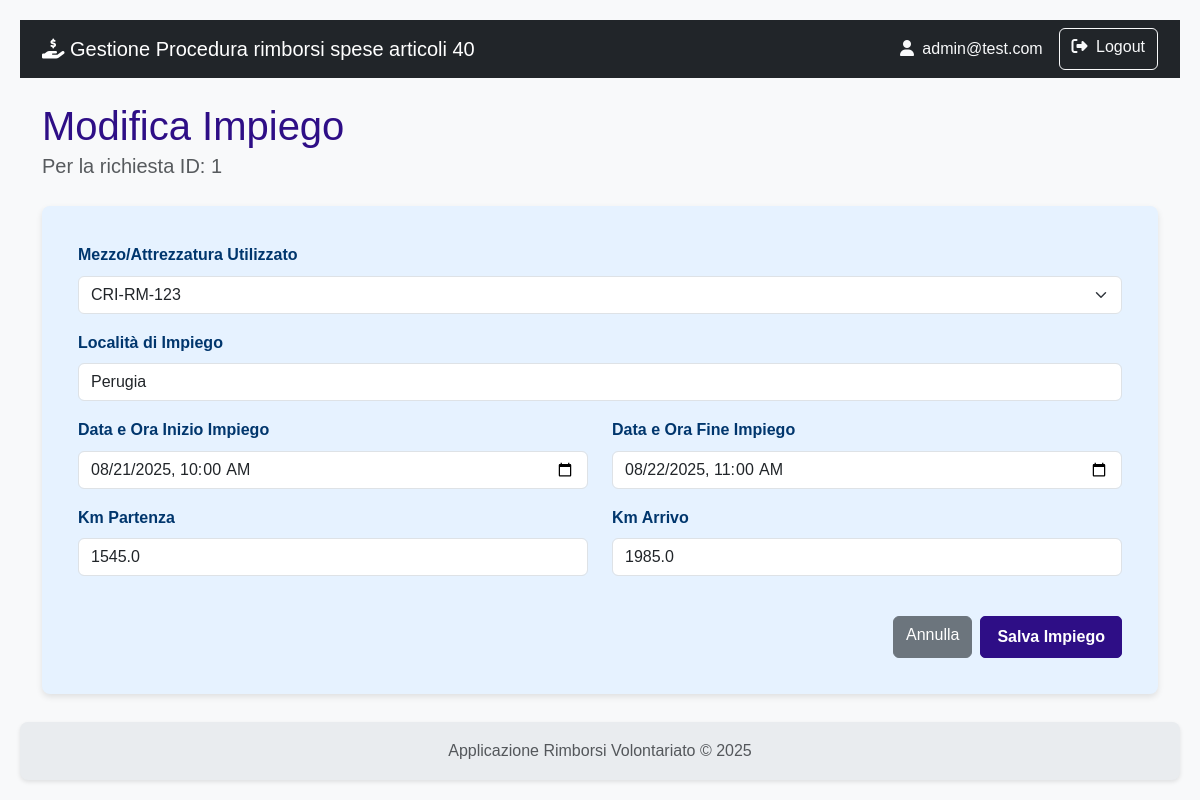
/richiesta/1/impieghi/1/modifica (signed in), run on the app's committed database.
### rimborsi/models.py (models this page shows, shortened)
class User(db.Model, UserMixin):
    id = db.Column(db.Integer, primary_key=True)
    username = db.Column(db.String(80), nullable=False)
    email = db.Column(db.String(120), nullable=False)
    password_hash = db.Column(db.String(120), nullable=False)
    role = db.Column(db.String(20), nullable=False)
    organizzazioni = db.relationship('Organizzazione', secondary=associazione_utente_organizzazione, back_populates='utenti_compilatori')
    __table_args__ = (
        db.UniqueConstraint('username', name='uq_user_username'),
        db.UniqueConstraint('email', name='uq_user_email'),
    )

class Richiesta(db.Model):
    id = db.Column(db.Integer, primary_key=True)
    codice_uni = db.Column(db.String(25),  nullable=False)
    stato = db.Column(db.String(1), default='A', nullable=False)
    esito = db.Column(db.String(1))
    attivita_svolta = db.Column(db.Text)
    data_inizio_attivita = db.Column(db.Date)
    data_fine_attivita = db.Column(db.Date)
    numero_volontari_coinvolti = db.Column(db.Integer)
    data_creazione = db.Column(db.DateTime, default=datetime.utcnow)
    data_invio = db.Column(db.DateTime)
    protocollo_invio = db.Column(db.String(50), nullable=True)
    note_istruttoria = db.Column(db.Text, nullable=True)
    data_fine_istruttoria = db.Column(db.DateTime)
    protocollo_istruttoria = db.Column(db.String(50), nullable=True)
    evento_id = db.Column(db.Integer, db.ForeignKey('evento.id'), nullable=False)
    organizzazione_id = db.Column(db.Integer, db.ForeignKey('organizzazione.id'), nullable=False)
    impieghi = db.relationship('ImpiegoMezzoAttrezzatura', backref='richiesta', lazy=True, cascade="all, delete-orphan")
    spese = db.relationship('Spesa', backref='richiesta', lazy=True, cascade="all, delete-orphan")
    __table_args__ = (
        db.UniqueConstraint('protocollo_invio', name='uq_richiesta_protocollo_invio'),
        db.UniqueConstraint('protocollo_istruttoria', name='uq_richiesta_protocollo_istruttoria'),
        db.UniqueConstraint('codice_uni', name='uq_richiesta_codice_uni')
    )

class ImpiegoMezzoAttrezzatura(db.Model):
    id = db.Column(db.Integer, primary_key=True)
    localita_impiego = db.Column(db.String(200))
    data_ora_inizio_impiego = db.Column(db.DateTime)
    data_ora_fine_impiego = db.Column(db.DateTime)
    km_partenza = db.Column(db.Float)
    km_arrivo = db.Column(db.Float)
    richiesta_id = db.Column(db.Integer, db.ForeignKey('richiesta.id'), nullable=False)
    mezzo_attrezzatura_id = db.Column(db.Integer, db.ForeignKey('mezzo_attrezzatura.id'), nullable=False)
    spese = db.relationship('Spesa', backref='impiego', lazy='dynamic')

### rimborsi/richiesta/routes.py (the view, shortened to what this page needs)
@richiesta_bp.route('/<int:richiesta_id>/impieghi/<int:impiego_id>/modifica', methods=['GET', 'POST'])
@login_required
def modifica_impiego(richiesta_id, impiego_id):
    impiego = ImpiegoMezzoAttrezzatura.query.get_or_404(impiego_id)
    richiesta = Richiesta.query.get_or_404(richiesta_id)
    form = ImpiegoMezzoForm(obj=impiego, organizzazione_id=richiesta.organizzazione_id)
    return render_template('richiesta/crea_modifica_impiego.html',
                           form=form,
                           richiesta=richiesta,
                           titolo="Modifica Impiego",
                           impiego=impiego) # Passiamo anche l'impiego al template

### rimborsi/richiesta/forms.py
class ImpiegoMezzoForm(FlaskForm):
    mezzo_attrezzatura = QuerySelectField('Mezzo/Attrezzatura Utilizzato',
                                          get_label='targa_inventario',
                                          allow_blank=False,
                                          validators=[DataRequired("È obbligatorio selezionare un mezzo.")])
    localita_impiego = StringField('Località di Impiego', validators=[Optional(), Length(max=200)])
    data_ora_inizio_impiego = DateTimeField('Data e Ora Inizio Impiego', format='%Y-%m-%dT%H:%M', validators=[DataRequired()])
    data_ora_fine_impiego = DateTimeField('Data e Ora Fine Impiego', format='%Y-%m-%dT%H:%M', validators=[DataRequired()])
    km_partenza = FloatField('Km Partenza', validators=[Optional()])
    km_arrivo = FloatField('Km Arrivo', validators=[Optional()])
    submit = SubmitField('Salva Impiego')
    def __init__(self, organizzazione_id, *args, **kwargs):
        super(ImpiegoMezzoForm, self).__init__(*args, **kwargs)
        self.mezzo_attrezzatura.query = MezzoAttrezzatura.query.filter_by(
            organizzazione_id=organizzazione_id
        ).order_by(MezzoAttrezzatura.targa_inventario)

### rimborsi/templates/richiesta/crea_modifica_impiego.html (shortened to what this page needs)
{% extends 'base.html' %}
{% block content %}
    <div class="mb-4">
        <h1 class="mb-0">{{ titolo }}</h1>
        <p class="lead text-muted">Per la richiesta ID: {{ richiesta.id }}</p>
    </div>
    <div class="card shadow-sm">
        <div class="card-body">
            <form method="POST" action="" novalidate>
                <div class="mb-3">
                    {{ form.mezzo_attrezzatura.label(class="form-label fw-bold") }}
                    {{ form.mezzo_attrezzatura(class="form-select" + (" is-invalid" if form.mezzo_attrezzatura.errors else "")) }}
                </div>
                <div class="mb-3">
                    {{ form.localita_impiego.label(class="form-label fw-bold") }}
                    {{ form.localita_impiego(class="form-control" + (" is-invalid" if form.localita_impiego.errors else "")) }}
                </div>
                <div class="row">
                    <div class="col-md-6 mb-3">
                        {{ form.data_ora_inizio_impiego.label(class="form-label fw-bold") }}
                        {{ form.data_ora_inizio_impiego(class="form-control" + (" is-invalid" if form.data_ora_inizio_impiego.errors else ""), type="datetime-local") }}
                    </div>
                    <div class="col-md-6 mb-3">
                        {{ form.data_ora_fine_impiego.label(class="form-label fw-bold") }}
                        {{ form.data_ora_fine_impiego(class="form-control" + (" is-invalid" if form.data_ora_fine_impiego.errors else ""), type="datetime-local") }}
                    </div>
                </div>
                <div class="row">
                    <div class="col-md-6 mb-3">
                        {{ form.km_partenza.label(class="form-label fw-bold") }}
                        {{ form.km_partenza(class="form-control" + (" is-invalid" if form.km_partenza.errors else "")) }}
                    </div>
                    <div class="col-md-6 mb-3">
                        {{ form.km_arrivo.label(class="form-label fw-bold") }}
                        {{ form.km_arrivo(class="form-control" + (" is-invalid" if form.km_arrivo.errors else "")) }}
                    </div>
                </div>
                <div class="d-flex justify-content-end mt-4">
                    <a href="{{ url_for('richiesta.dettaglio_richiesta', richiesta_id=richiesta.id) }}" class="btn btn-secondary me-2">Annulla</a>
                    {{ form.submit(class="btn btn-primary") }}
                </div>
            </form>
        </div>
    </div>
{% endblock %}

### rimborsi/templates/base.html (shortened to what this page needs)
<!doctype html>
<html lang="it" class="h-100">
<head>
    <link href="https://cdn.jsdelivr.net/npm/bootstrap@5.3.3/dist/css/bootstrap.min.css" rel="stylesheet" xintegrity="sha384-QWTKZyjpPEjISv5WaRU9OFeRpok6YctnYmDr5pNlyT2bRjXh0JMhjY6hW+ALEwIH">
    <link rel="stylesheet" href="https://cdnjs.cloudflare.com/ajax/libs/font-awesome/6.5.2/css/all.min.css" xintegrity="sha512-SnH5WK+bZxgPHs44uWIX+LLJAJ9/2PkPKZ5QiAj6Ta86w+fsb2TkcmfRyVX3pBnMFcV7oQPJkl9QevSCWr3W6A==" />
    <link rel="stylesheet" href="{{ url_for('static', filename='css/styles.css') }}">
</head>
<body>
    <nav class="navbar navbar-expand-lg navbar-dark bg-dark">
        <div class="container">
            <a class="navbar-brand" href="{{ url_for('auth.index') }}">
                <i class="fas fa-hand-holding-dollar"></i>
                Gestione Procedura rimborsi spese articoli 40
            </a>
            <div class="collapse navbar-collapse" id="navbarNav">
                <div class="d-flex ms-auto">
                    {% if current_user.is_authenticated %}
                        <span class="navbar-text me-3 text-light">
                            <i class="fas fa-user me-1"></i> {{ current_user.email }}
                        </span>
                        <a href="{{ url_for('auth.logout') }}" class="btn btn-outline-light">
                            <i class="fas fa-sign-out-alt me-1"></i> Logout
                        </a>
                    {% else %}
                        <a href="{{ url_for('auth.registrati') }}" class="btn btn-outline-light me-2">Registrati</a>
                        <a href="{{ url_for('auth.login') }}" class="btn btn-outline-light">Login</a>
                    {% endif %}
                </div>
            </div>
        </div>
    </nav>
    <main class="container my-4">
        {% block content %}{% endblock %}
    </main>
    <footer class="footer mt-auto py-3">
        <div class="container text-center">
            <span class="text-muted">Applicazione Rimborsi Volontariato &copy; 2025</span>
        </div>
    </footer>
</body>
</html>

### rimborsi/static/css/styles.css (style rules this page uses)
:root { --color-primary: #2e0e86; --color-primary-hover: #142fca; --color-text-light: #ffffff; --color-card-bg: #e6f2ff; --color-card-text: #00366d; --color-bg: #f4f4f4; --color-text-dark: #333; --color-link: #0055a4; --border-radius: 8px; --box-shadow: 0 2px 4px rgba(0, 0, 0, 0.1); --box-shadow-card: 0 3px 6px rgba(0, 0, 0, 0.1); --transition-standard: all 0.3s ease; }
body { font-family: Arial, sans-serif; background-color: var(--color-bg); color: var(--color-text-dark); margin: 0; padding: 20px; line-height: 1.6; }
h1, h2, h3, h4, h5, h6 { color: var(--color-primary); margin-top: 0; }
a { color: var(--color-link); text-decoration: none; }
.btn-primary { background-color: var(--color-primary) !important; border-color: var(--color-primary) !important; color: var(--color-text-light) !important; font-weight: bold !important; text-decoration: none !important; display: inline-flex !important; align-items: center !important; justify-content: center !important; padding: 0.5rem 1rem !important; border-radius: 5px !important; transition: var(--transition-standard) !important; cursor: pointer; }
.card { flex: 1; background-color: var(--color-card-bg); color: var(--color-card-text); border-radius: var(--border-radius); padding: 20px; box-shadow: var(--box-shadow-card); transition: transform 0.2s ease-in-out; border: none; }
.shadow-sm { box-shadow: var(--box-shadow-card) !important; }
.text-center { text-align: center; }
.footer { display: flex; justify-content: left; gap: 20px; background-color: var(--color-primary); padding: 15px 20px; border-radius: var(--border-radius); margin-top: 20px; box-shadow: var(--box-shadow); }

### rimborsi/templates/base.html (style rules this page uses)
body { display: flex; flex-direction: column; min-height: 100vh; background-color: #f8f9fa; }
main { flex: 1; }
.footer { background-color: #e9ecef; }

### data on the page
User: email "admin@test.com"
Richiesta: id "1"
ImpiegoMezzoAttrezzatura: mezzo_attrezzatura "CRI-RM-123", localita_impiego "Perugia", data_ora_inizio_impiego "08/21/2025 10:00", data_ora_fine_impiego "08/22/2025 11:00", km_partenza "1545.0", km_arrivo "1985.0"

### other printed values
{{ titolo }} "Modifica Impiego"
